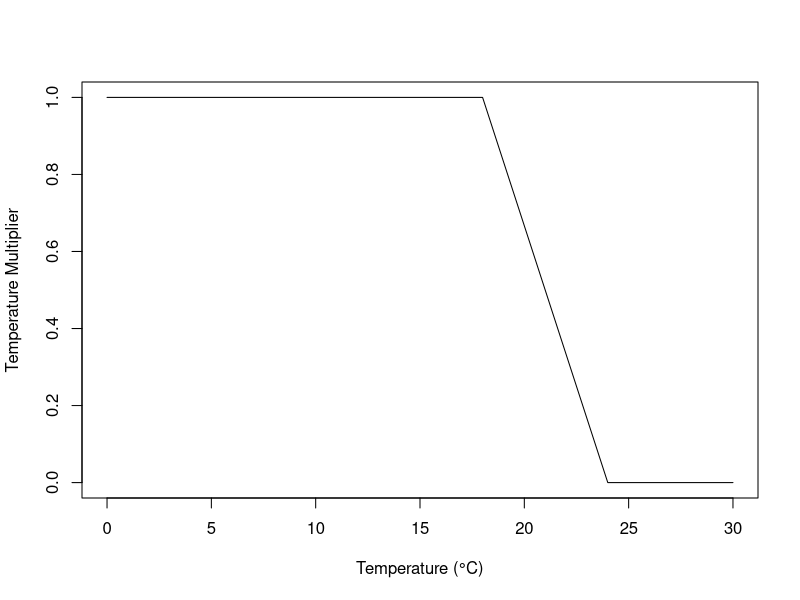
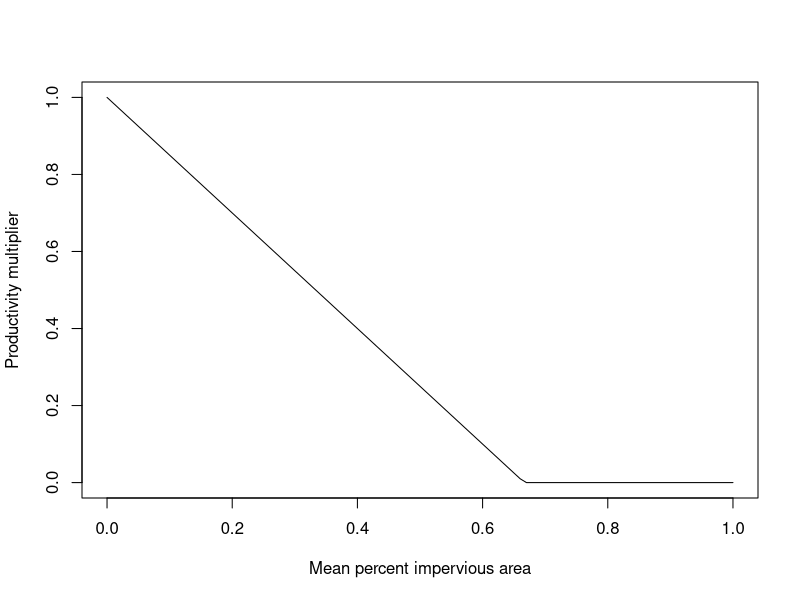
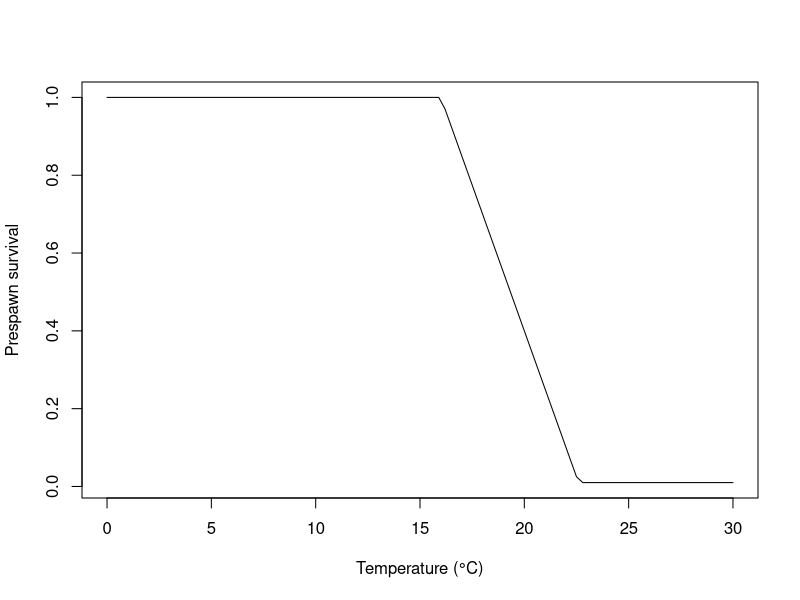

These charts were generated, in order, by the following R code: (Note: this script raises an error after producing the figures.)
## ---- chunk 1
knitr::opts_chunk$set(echo = TRUE)
library(tidyverse)
## ---- chunk 2
tempmult <- function(temp) {
  ifelse(temp < 18,
           1,
           ifelse(temp >= 18 & temp < 24,
                  -(1/6) * temp + 4,
                  0))
}
plot(tempmult, 0, 30, xlab = 'Temperature (°C)', ylab = 'Temperature Multiplier')
## ---- chunk 3
imperv_mult <- function(perc_imperv) {
  ifelse(1.5 * perc_imperv > 1,
         1 - 1,
         1 - (1.5 * perc_imperv))
}
plot(imperv_mult, 0, 1, xlab = 'Mean percent impervious area', ylab = 'Productivity multiplier')
## ---- chunk 4
prespawn_surv <- function(temp) {
    ifelse(temp < 16,
           1,
           ifelse(temp >= 16 & temp < 22.6,
                  1 - 0.15*(temp - 16),
                  0.01))
  }
plot(prespawn_surv, 0, 30, xlab = 'Temperature (°C)', ylab = 'Prespawn survival')

## ---- chunk 5
chinook_mult %>%
  as.tibble() %>%
  
  arrange(Subbasin_num) %>%
  kable()
